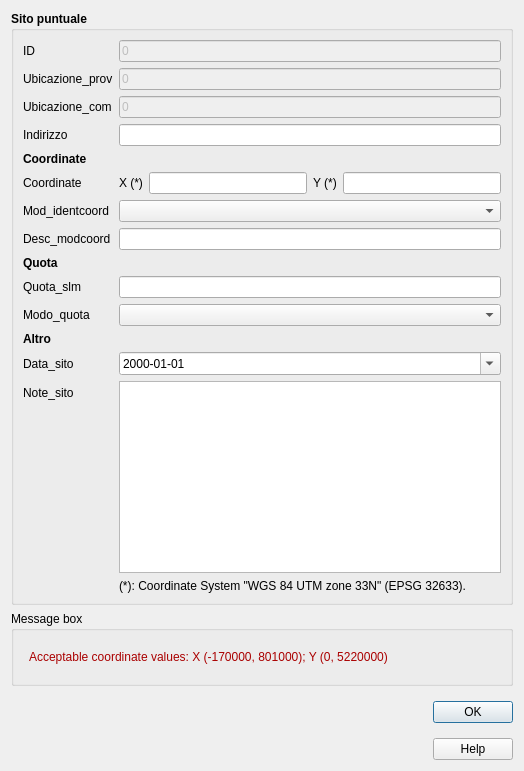
<?xml version="1.0" encoding="UTF-8"?>
<ui version="4.0">
 <class>edit_win</class>
 <widget class="QDialog" name="edit_win">
  <property name="geometry">
   <rect>
    <x>0</x>
    <y>0</y>
    <width>520</width>
    <height>771</height>
   </rect>
  </property>
  <property name="sizePolicy">
   <sizepolicy hsizetype="Preferred" vsizetype="Preferred">
    <horstretch>0</horstretch>
    <verstretch>0</verstretch>
   </sizepolicy>
  </property>
  <property name="windowTitle">
   <string>Add &quot;Sito puntuale&quot; using XY coordinates</string>
  </property>
  <property name="locale">
   <locale language="English" country="UnitedStates"/>
  </property>
  <property name="modal">
   <bool>true</bool>
  </property>
  <layout class="QVBoxLayout" name="verticalLayout_2">
   <item>
    <widget class="QGroupBox" name="groupBox">
     <property name="enabled">
      <bool>true</bool>
     </property>
     <property name="sizePolicy">
      <sizepolicy hsizetype="Expanding" vsizetype="Expanding">
       <horstretch>0</horstretch>
       <verstretch>0</verstretch>
      </sizepolicy>
     </property>
     <property name="minimumSize">
      <size>
       <width>502</width>
       <height>435</height>
      </size>
     </property>
     <property name="maximumSize">
      <size>
       <width>1450</width>
       <height>1450</height>
      </size>
     </property>
     <property name="palette">
      <palette>
       <active>
        <colorrole role="Light">
         <brush brushstyle="SolidPattern">
          <color alpha="255">
           <red>255</red>
           <green>255</green>
           <blue>255</blue>
          </color>
         </brush>
        </colorrole>
       </active>
       <inactive>
        <colorrole role="Light">
         <brush brushstyle="SolidPattern">
          <color alpha="255">
           <red>255</red>
           <green>255</green>
           <blue>255</blue>
          </color>
         </brush>
        </colorrole>
       </inactive>
       <disabled>
        <colorrole role="Light">
         <brush brushstyle="SolidPattern">
          <color alpha="255">
           <red>255</red>
           <green>255</green>
           <blue>255</blue>
          </color>
         </brush>
        </colorrole>
       </disabled>
      </palette>
     </property>
     <property name="font">
      <font>
       <weight>75</weight>
       <bold>true</bold>
      </font>
     </property>
     <property name="toolTip">
      <string/>
     </property>
     <property name="title">
      <string>Sito puntuale</string>
     </property>
     <layout class="QFormLayout" name="formLayout_2">
      <item row="0" column="0">
       <widget class="QLabel" name="label_8">
        <property name="font">
         <font>
          <weight>50</weight>
          <bold>false</bold>
         </font>
        </property>
        <property name="text">
         <string>ID</string>
        </property>
       </widget>
      </item>
      <item row="0" column="1">
       <widget class="QLineEdit" name="id_spu">
        <property name="enabled">
         <bool>false</bool>
        </property>
        <property name="font">
         <font>
          <weight>50</weight>
          <bold>false</bold>
         </font>
        </property>
        <property name="toolTip">
         <string/>
        </property>
        <property name="text">
         <string>0</string>
        </property>
       </widget>
      </item>
      <item row="1" column="0">
       <widget class="QLabel" name="label_10">
        <property name="font">
         <font>
          <weight>50</weight>
          <bold>false</bold>
         </font>
        </property>
        <property name="text">
         <string>Ubicazione_prov</string>
        </property>
       </widget>
      </item>
      <item row="1" column="1">
       <widget class="QLineEdit" name="ubicazione_prov">
        <property name="enabled">
         <bool>false</bool>
        </property>
        <property name="font">
         <font>
          <weight>50</weight>
          <bold>false</bold>
         </font>
        </property>
        <property name="toolTip">
         <string/>
        </property>
        <property name="text">
         <string>0</string>
        </property>
       </widget>
      </item>
      <item row="2" column="0">
       <widget class="QLabel" name="label_11">
        <property name="font">
         <font>
          <weight>50</weight>
          <bold>false</bold>
         </font>
        </property>
        <property name="text">
         <string>Ubicazione_com</string>
        </property>
       </widget>
      </item>
      <item row="2" column="1">
       <widget class="QLineEdit" name="ubicazione_com">
        <property name="enabled">
         <bool>false</bool>
        </property>
        <property name="font">
         <font>
          <weight>50</weight>
          <bold>false</bold>
         </font>
        </property>
        <property name="toolTip">
         <string/>
        </property>
        <property name="text">
         <string>0</string>
        </property>
       </widget>
      </item>
      <item row="3" column="0">
       <widget class="QLabel" name="label_2">
        <property name="font">
         <font>
          <weight>50</weight>
          <bold>false</bold>
         </font>
        </property>
        <property name="text">
         <string>Indirizzo</string>
        </property>
       </widget>
      </item>
      <item row="3" column="1">
       <widget class="QLineEdit" name="indirizzo">
        <property name="font">
         <font>
          <weight>50</weight>
          <bold>false</bold>
         </font>
        </property>
        <property name="toolTip">
         <string/>
        </property>
       </widget>
      </item>
      <item row="4" column="0">
       <widget class="QLabel" name="label_15">
        <property name="text">
         <string>&lt;html&gt;&lt;head/&gt;&lt;body&gt;&lt;p&gt;Coordinate&lt;/p&gt;&lt;/body&gt;&lt;/html&gt;</string>
        </property>
       </widget>
      </item>
      <item row="6" column="0">
       <widget class="QLabel" name="label">
        <property name="font">
         <font>
          <weight>50</weight>
          <bold>false</bold>
         </font>
        </property>
        <property name="text">
         <string>Mod_identcoord</string>
        </property>
       </widget>
      </item>
      <item row="6" column="1">
       <widget class="QComboBox" name="mod_identcoord">
        <property name="sizePolicy">
         <sizepolicy hsizetype="Expanding" vsizetype="Fixed">
          <horstretch>0</horstretch>
          <verstretch>0</verstretch>
         </sizepolicy>
        </property>
        <property name="font">
         <font>
          <weight>50</weight>
          <bold>false</bold>
         </font>
        </property>
        <property name="toolTip">
         <string/>
        </property>
       </widget>
      </item>
      <item row="7" column="0">
       <widget class="QLabel" name="label_3">
        <property name="font">
         <font>
          <weight>50</weight>
          <bold>false</bold>
         </font>
        </property>
        <property name="text">
         <string>Desc_modcoord</string>
        </property>
       </widget>
      </item>
      <item row="7" column="1">
       <widget class="QLineEdit" name="desc_modcoord">
        <property name="font">
         <font>
          <weight>50</weight>
          <bold>false</bold>
         </font>
        </property>
        <property name="toolTip">
         <string/>
        </property>
       </widget>
      </item>
      <item row="8" column="0">
       <widget class="QLabel" name="label_16">
        <property name="text">
         <string>&lt;b&gt;Quota&lt;/b&gt;</string>
        </property>
       </widget>
      </item>
      <item row="9" column="0">
       <widget class="QLabel" name="label_4">
        <property name="font">
         <font>
          <weight>50</weight>
          <bold>false</bold>
         </font>
        </property>
        <property name="text">
         <string>Quota_slm</string>
        </property>
       </widget>
      </item>
      <item row="9" column="1">
       <widget class="QLineEdit" name="quota_slm">
        <property name="font">
         <font>
          <weight>50</weight>
          <bold>false</bold>
         </font>
        </property>
        <property name="toolTip">
         <string/>
        </property>
       </widget>
      </item>
      <item row="10" column="0">
       <widget class="QLabel" name="label_5">
        <property name="font">
         <font>
          <weight>50</weight>
          <bold>false</bold>
         </font>
        </property>
        <property name="text">
         <string>Modo_quota</string>
        </property>
       </widget>
      </item>
      <item row="10" column="1">
       <widget class="QComboBox" name="modo_quota">
        <property name="sizePolicy">
         <sizepolicy hsizetype="Expanding" vsizetype="Fixed">
          <horstretch>0</horstretch>
          <verstretch>0</verstretch>
         </sizepolicy>
        </property>
        <property name="font">
         <font>
          <weight>50</weight>
          <bold>false</bold>
         </font>
        </property>
        <property name="toolTip">
         <string/>
        </property>
       </widget>
      </item>
      <item row="11" column="0">
       <widget class="QLabel" name="label_14">
        <property name="text">
         <string>&lt;b&gt;Altro&lt;/b&gt;</string>
        </property>
       </widget>
      </item>
      <item row="12" column="0">
       <widget class="QLabel" name="label_6">
        <property name="font">
         <font>
          <weight>50</weight>
          <bold>false</bold>
         </font>
        </property>
        <property name="text">
         <string>Data_sito</string>
        </property>
       </widget>
      </item>
      <item row="12" column="1">
       <widget class="QDateEdit" name="data_sito">
        <property name="font">
         <font>
          <weight>50</weight>
          <bold>false</bold>
         </font>
        </property>
        <property name="toolTip">
         <string/>
        </property>
        <property name="displayFormat">
         <string>yyyy-MM-dd</string>
        </property>
        <property name="calendarPopup">
         <bool>true</bool>
        </property>
       </widget>
      </item>
      <item row="13" column="0">
       <widget class="QLabel" name="label_7">
        <property name="font">
         <font>
          <weight>50</weight>
          <bold>false</bold>
         </font>
        </property>
        <property name="text">
         <string>Note_sito</string>
        </property>
       </widget>
      </item>
      <item row="13" column="1">
       <widget class="QTextEdit" name="note_sito">
        <property name="sizePolicy">
         <sizepolicy hsizetype="Expanding" vsizetype="Expanding">
          <horstretch>0</horstretch>
          <verstretch>0</verstretch>
         </sizepolicy>
        </property>
        <property name="maximumSize">
         <size>
          <width>16777215</width>
          <height>16777215</height>
         </size>
        </property>
        <property name="font">
         <font>
          <weight>50</weight>
          <bold>false</bold>
         </font>
        </property>
        <property name="toolTip">
         <string/>
        </property>
       </widget>
      </item>
      <item row="14" column="1">
       <widget class="QLabel" name="label_9">
        <property name="sizePolicy">
         <sizepolicy hsizetype="Expanding" vsizetype="Expanding">
          <horstretch>0</horstretch>
          <verstretch>0</verstretch>
         </sizepolicy>
        </property>
        <property name="font">
         <font>
          <weight>50</weight>
          <bold>false</bold>
         </font>
        </property>
        <property name="text">
         <string>&lt;html&gt;&lt;head/&gt;&lt;body&gt;&lt;p&gt;(*): Coordinate System &amp;quot;WGS 84 UTM zone 33N&amp;quot; (EPSG 32633).&lt;/p&gt;&lt;/body&gt;&lt;/html&gt;</string>
        </property>
       </widget>
      </item>
      <item row="5" column="1">
       <layout class="QGridLayout" name="gridLayout">
        <item row="0" column="2">
         <widget class="QLabel" name="label_13">
          <property name="font">
           <font>
            <weight>50</weight>
            <bold>false</bold>
           </font>
          </property>
          <property name="text">
           <string>Y (*)</string>
          </property>
         </widget>
        </item>
        <item row="0" column="0">
         <widget class="QLabel" name="label_12">
          <property name="font">
           <font>
            <weight>50</weight>
            <bold>false</bold>
           </font>
          </property>
          <property name="text">
           <string>X (*)</string>
          </property>
         </widget>
        </item>
        <item row="0" column="1">
         <widget class="QLineEdit" name="coord_x">
          <property name="toolTip">
           <string/>
          </property>
          <property name="inputMethodHints">
           <set>Qt::ImhNone</set>
          </property>
         </widget>
        </item>
        <item row="0" column="3">
         <widget class="QLineEdit" name="coord_y">
          <property name="toolTip">
           <string/>
          </property>
         </widget>
        </item>
       </layout>
      </item>
      <item row="5" column="0">
       <widget class="QLabel" name="label_17">
        <property name="font">
         <font>
          <weight>50</weight>
          <bold>false</bold>
         </font>
        </property>
        <property name="text">
         <string>Coordinate</string>
        </property>
       </widget>
      </item>
     </layout>
    </widget>
   </item>
   <item>
    <widget class="QGroupBox" name="groupBox_2">
     <property name="sizePolicy">
      <sizepolicy hsizetype="Expanding" vsizetype="Fixed">
       <horstretch>0</horstretch>
       <verstretch>0</verstretch>
      </sizepolicy>
     </property>
     <property name="minimumSize">
      <size>
       <width>0</width>
       <height>0</height>
      </size>
     </property>
     <property name="maximumSize">
      <size>
       <width>16777215</width>
       <height>75</height>
      </size>
     </property>
     <property name="title">
      <string>Message box</string>
     </property>
     <layout class="QFormLayout" name="formLayout">
      <property name="fieldGrowthPolicy">
       <enum>QFormLayout::AllNonFixedFieldsGrow</enum>
      </property>
      <item row="0" column="1">
       <widget class="QLabel" name="alert_text">
        <property name="sizePolicy">
         <sizepolicy hsizetype="Expanding" vsizetype="Expanding">
          <horstretch>0</horstretch>
          <verstretch>0</verstretch>
         </sizepolicy>
        </property>
        <property name="text">
         <string>&lt;html&gt;&lt;head/&gt;&lt;body&gt;&lt;p&gt;&lt;span style=&quot; color:#aa0000;&quot;&gt;Acceptable coordinate values: X (-170000, 801000); Y (0, 5220000)&lt;/span&gt;&lt;/p&gt;&lt;/body&gt;&lt;/html&gt;</string>
        </property>
        <property name="textFormat">
         <enum>Qt::RichText</enum>
        </property>
        <property name="alignment">
         <set>Qt::AlignLeading|Qt::AlignLeft|Qt::AlignVCenter</set>
        </property>
        <property name="wordWrap">
         <bool>true</bool>
        </property>
       </widget>
      </item>
     </layout>
    </widget>
   </item>
   <item>
    <layout class="QHBoxLayout" name="horizontalLayout">
     <item>
      <widget class="QLabel" name="label_25">
       <property name="maximumSize">
        <size>
         <width>81</width>
         <height>60</height>
        </size>
       </property>
       <property name="text">
        <string/>
       </property>
       <property name="pixmap">
        <pixmap>img/Logo CNR-2010-Quadrato-ITA-high.png</pixmap>
       </property>
       <property name="scaledContents">
        <bool>true</bool>
       </property>
      </widget>
     </item>
     <item>
      <widget class="QLabel" name="label_24">
       <property name="maximumSize">
        <size>
         <width>70</width>
         <height>60</height>
        </size>
       </property>
       <property name="text">
        <string/>
       </property>
       <property name="pixmap">
        <pixmap>img/IGAG-CMYK.png</pixmap>
       </property>
       <property name="scaledContents">
        <bool>true</bool>
       </property>
      </widget>
     </item>
     <item>
      <spacer name="horizontalSpacer">
       <property name="orientation">
        <enum>Qt::Horizontal</enum>
       </property>
       <property name="sizeHint" stdset="0">
        <size>
         <width>40</width>
         <height>20</height>
        </size>
       </property>
      </spacer>
     </item>
     <item>
      <layout class="QVBoxLayout" name="verticalLayout">
       <item>
        <widget class="QDialogButtonBox" name="button_box">
         <property name="cursor">
          <cursorShape>PointingHandCursor</cursorShape>
         </property>
         <property name="orientation">
          <enum>Qt::Vertical</enum>
         </property>
         <property name="standardButtons">
          <set>QDialogButtonBox::Ok</set>
         </property>
         <property name="centerButtons">
          <bool>true</bool>
         </property>
        </widget>
       </item>
       <item>
        <widget class="QPushButton" name="help_button">
         <property name="cursor">
          <cursorShape>PointingHandCursor</cursorShape>
         </property>
         <property name="text">
          <string>Help</string>
         </property>
        </widget>
       </item>
      </layout>
     </item>
    </layout>
   </item>
  </layout>
 </widget>
 <tabstops>
  <tabstop>id_spu</tabstop>
  <tabstop>ubicazione_prov</tabstop>
  <tabstop>ubicazione_com</tabstop>
  <tabstop>indirizzo</tabstop>
  <tabstop>coord_x</tabstop>
  <tabstop>coord_y</tabstop>
  <tabstop>mod_identcoord</tabstop>
  <tabstop>desc_modcoord</tabstop>
  <tabstop>quota_slm</tabstop>
  <tabstop>modo_quota</tabstop>
  <tabstop>data_sito</tabstop>
  <tabstop>note_sito</tabstop>
  <tabstop>help_button</tabstop>
 </tabstops>
 <resources/>
 <connections>
  <connection>
   <sender>button_box</sender>
   <signal>accepted()</signal>
   <receiver>edit_win</receiver>
   <slot>accept()</slot>
   <hints>
    <hint type="sourcelabel">
     <x>248</x>
     <y>254</y>
    </hint>
    <hint type="destinationlabel">
     <x>157</x>
     <y>274</y>
    </hint>
   </hints>
  </connection>
  <connection>
   <sender>button_box</sender>
   <signal>rejected()</signal>
   <receiver>edit_win</receiver>
   <slot>reject()</slot>
   <hints>
    <hint type="sourcelabel">
     <x>316</x>
     <y>260</y>
    </hint>
    <hint type="destinationlabel">
     <x>286</x>
     <y>274</y>
    </hint>
   </hints>
  </connection>
 </connections>
</ui>
